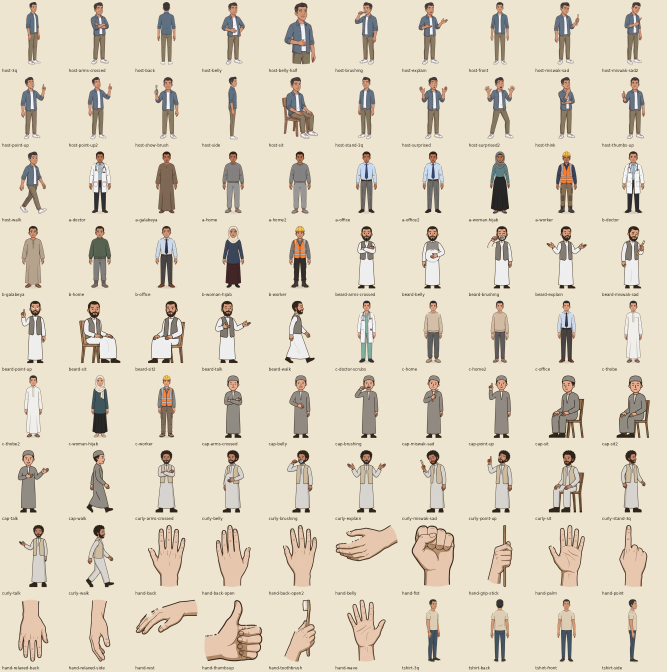
#> input picture videos/_templates/people/gemini/catalog.png, 2000 x 2016 px (shown at 1/3 size)
$ python cutout.py catalog.png catalog.png catalog.png
#> lines starting #> are read from the running program, lines starting #| are printed output that depends on the picture; after the words box and inside, x2 and y2 are one past the last pixel; in counts of white or black regions, pixels touching at a corner belong together
"""Cut every figure out of a Gemini character sheet (cream background) into a transparent PNG.
usage: python3 cutout.py sheet.jpg outdir prefix
Background = flood fill from the border over pixels close to the sheet's cream; long thin guide / ground lines removed;
enclosed cream gaps (between an arm and the body) made transparent too; white clothes are kept (they differ from cream)."""
import sys, os, numpy as np
from PIL import Image
from scipy import ndimage as nd
src, out, pre = sys.argv[1], sys.argv[2], sys.argv[3]
im = np.asarray(Image.open(src).convert("RGB")).astype(float); H, W, _ = im.shape
#> after `H, W, _ = im.shape`: H = 2016; W = 2000
bg = np.median(np.concatenate([im[:8].reshape(-1, 3), im[-8:].reshape(-1, 3), im[:, :8].reshape(-1, 3), im[:, -8:].reshape(-1, 3)]), 0)
#> bg = [238, 229, 208]
d = np.sqrt(((im - bg) ** 2).sum(2))
near = d < float(os.environ.get("NEAR", "34"))
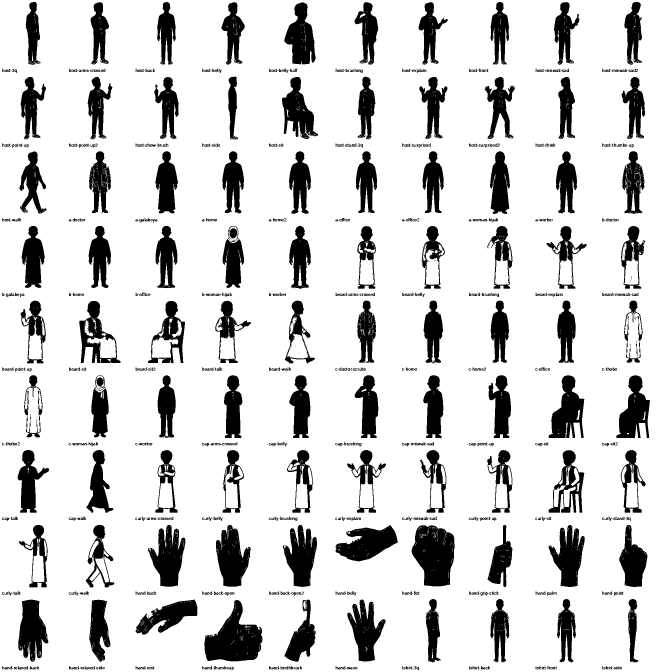
#> near: shape (2016, 2000) bool (shown at 1/3 size); 83.2% white; 963 black regions (265 under 20 px), largest, box (x1, y1, x2, y2) and area: (613, 1800, 787, 1984) 18195, (1235, 1576, 1364, 1759) 17604, (648, 1575, 752, 1760) 12113
# thin horizontal lines (guides, ground lines): rows where a dark-ish run spans most of the width; erase pixels whose vertical run is short
lines = np.zeros_like(near)
for y in range(H):
    row = ~near[y]
    if row.mean() > .45:
        lines[y] = row
#> lines: shape (2016, 2000) bool; every value is 0
v = (~near).astype(int); run = np.zeros_like(v)
for y in range(H): run[y] = (run[y - 1] + 1) * v[y] if y else v[y]
#> run: shape (2016, 2000) int64; 189 distinct labels, from 0 to 188
# vertical extent of each non-bg pixel's column segment
up = run.copy(); dn = np.zeros_like(v)
for y in range(H - 1, -1, -1): dn[y] = (dn[y + 1] + 1) * v[y] if y < H - 1 else v[y]
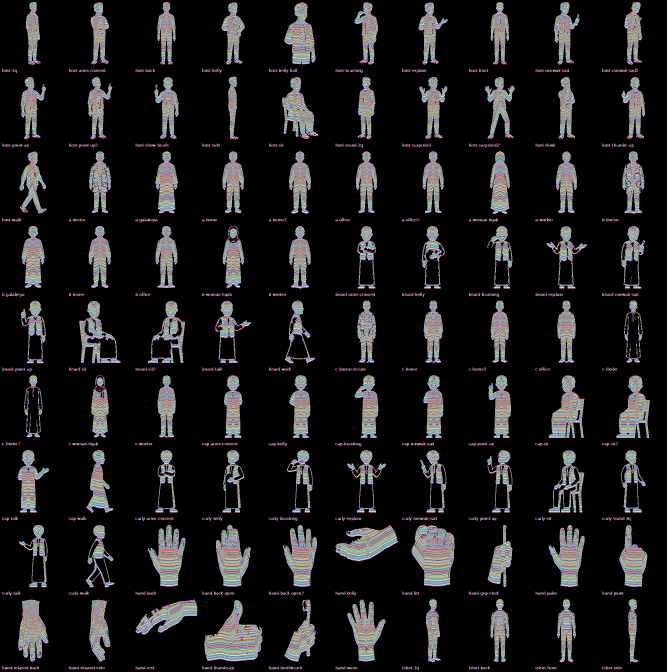
#> dn: shape (2016, 2000) int64 (shown at 1/3 size); 189 distinct labels, from 0 to 188; one colour per label, 0 black
ext = up + dn - 1
#> ext: shape (2016, 2000) int64; 189 distinct labels, from -1 to 188
near = near | (lines & (ext <= int(os.environ.get("LINEW", "9"))))
lab, n = nd.label(near)
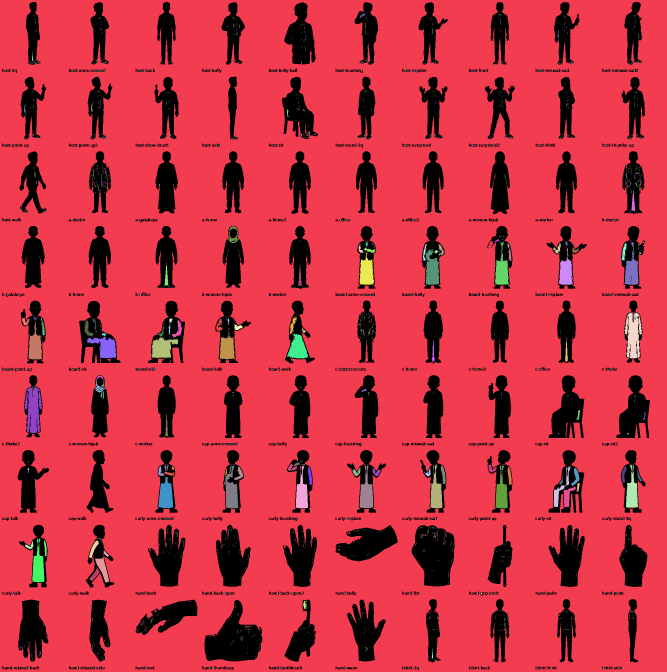
#> lab: shape (2016, 2000) int32 (shown at 1/3 size); 3668 distinct labels, from 0 to 3667; one colour per label, 0 black
#> n = 3667
border = set(np.unique(np.concatenate([lab[0], lab[-1], lab[:, 0], lab[:, -1]]))) - {0}
#> border = 1 item
bgmask = np.isin(lab, list(border))
#> bgmask: shape (2016, 2000) bool; 80.9% white; 909 black regions (214 under 20 px), largest, box (x1, y1, x2, y2) and area: (613, 1800, 787, 1984) 18409, (1235, 1576, 1364, 1759) 17965, (238, 903, 362, 1089) 12329
# enclosed cream holes: tight colour match and big enough
tight = d < 16; hl, hn = nd.label(tight & ~bgmask)
#> after `tight = d < 16`: tight: shape (2016, 2000) bool; 80.9% white; 891 black regions (196 under 20 px), largest, box (x1, y1, x2, y2) and area: (613, 1800, 787, 1984) 18579, (1235, 1576, 1364, 1760) 18043, (237, 903, 362, 1089) 12392
#> after `hl, hn = nd.label(tight & ~bgmask)`:
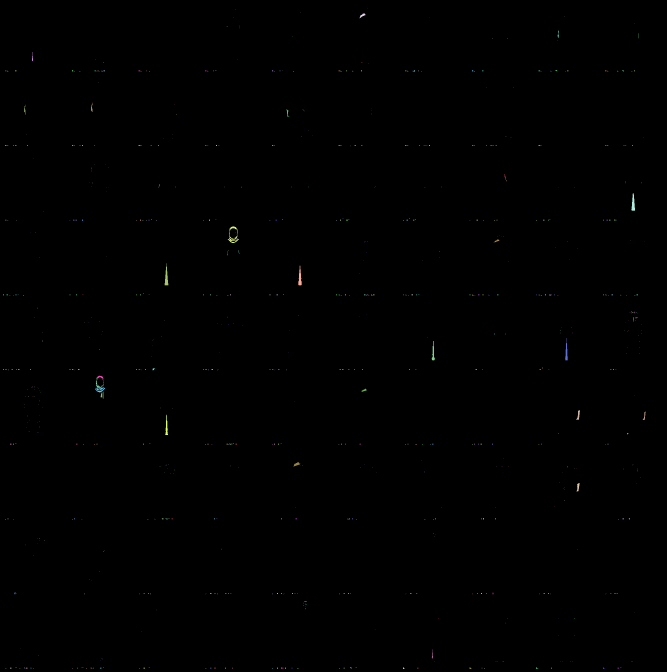
#> hl: shape (2016, 2000) int32 (shown at 1/3 size); 821 distinct labels, from 0 to 820; one colour per label, 0 black
#> after `hl, hn = nd.label(tight & ~bgmask)`: hn = 820
sizes = nd.sum(np.ones_like(hl), hl, range(1, hn + 1))
#> sizes = 820 values, max 407 at index 243, min 1 at index 0, mean 8.36
for k, s in enumerate(sizes, 1):
    if s > 400: bgmask |= hl == k
#> this loop made 820 passes
#> s on passes 1 to 3: 1, 1, 1
fg = ~bgmask
fg = nd.binary_opening(fg, iterations=1)
#> fg: shape (2016, 2000) bool; 18.7% white; 781 white regions (354 under 20 px), largest, box (x1, y1, x2, y2) and area: (613, 1800, 787, 1984) 18374, (1235, 1576, 1364, 1759) 17963, (238, 903, 362, 1089) 12319
cl, cn = nd.label(nd.binary_dilation(fg, iterations=int(os.environ.get("DIL", "6"))))
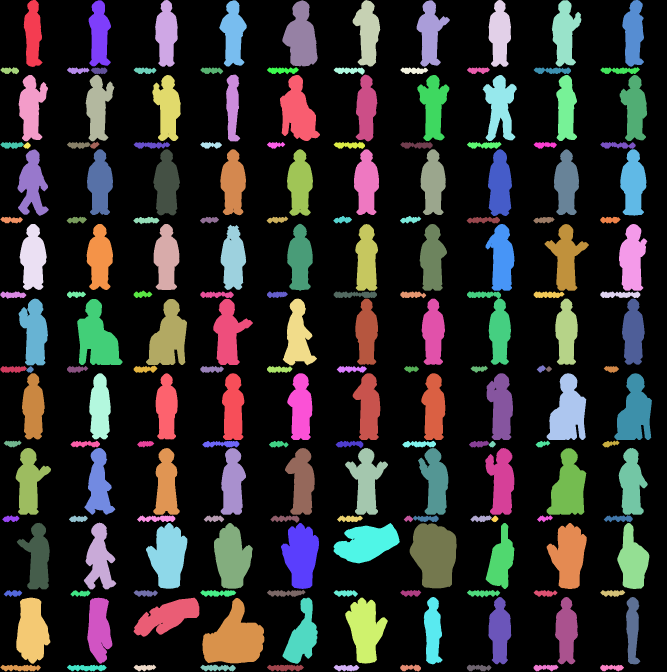
#> cl: shape (2016, 2000) int32 (shown at 1/3 size); 188 distinct labels, from 0 to 187; one colour per label, 0 black
#> cn = 187
objs = nd.find_objects(cl); k = 0
#> after `objs = nd.find_objects(cl)`: objs = 187 items
alpha = nd.gaussian_filter(fg.astype(float), .6)
os.makedirs(out, exist_ok=True); boxes = []
for j, sl in enumerate(objs, 1):
    if sl is None: continue
    h, w = sl[0].stop - sl[0].start, sl[1].stop - sl[1].start
    if h * w < (H * W) * float(os.environ.get("MINA", ".004")) or h < H * float(os.environ.get("MINH", ".05")): continue
    m = (cl[sl] == j) & fg[sl]
    a = (alpha[sl] * m * 255).clip(0, 255).astype(np.uint8)
    rgba = np.dstack([im[sl].astype(np.uint8), a])
    boxes.append((sl[0].start, sl[1].start, rgba, sl[0].stop, sl[1].stop))
#> this loop made 187 passes
#> (h, w) on passes 1 to 3: (201, 57), (200, 68), (200, 83)
#> after the loop, boxes = 49 items
boxes.sort(key=lambda b: (round(b[0] / (H * .12)), b[1]))
import json
meta = {}
for k, (y, x, rgba, y1, x1) in enumerate(boxes):
    Image.fromarray(rgba, "RGBA").save(os.path.join(out, "%s-%02d.png" % (pre, k))); meta["%s-%02d" % (pre, k)] = [int(x), int(y), int(x1), int(y1)]
#> this loop made 49 passes
#> (y, x, y1, x1) on passes 1 to 12: (1, 658, 200, 740), (1, 847, 199, 953), (0, 1058, 200, 1141), (1, 1250, 200, 1350), (0, 1655, 200, 1744), (225, 55, 424, 144), (224, 257, 424, 343), (225, 457, 423, 542), (225, 840, 423, 960), (225, 1252, 423, 1348), (225, 1448, 423, 1551), (225, 1859, 423, 1942)
#> pass 1, `Image.fromarray(rgba, 'RGBA').save(os.path.join(out, '%s-%02d.png' % (`:
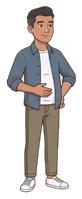
#> saved as catalog.png-00.png: PIL image 82x199 RGBA; mean R, G, B, A 197.3, 187.2, 172, 103.6; transparent parts drawn white
#> pass 2, `Image.fromarray(rgba, 'RGBA').save(os.path.join(out, '%s-%02d.png' % (`:
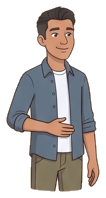
#> saved as catalog.png-01.png: PIL image 106x198 RGBA; mean R, G, B, A 184.7, 174.8, 162.4, 128.3; transparent parts drawn white
#> after the loop, meta = 49 items
json.dump(meta, open(os.path.join(out, pre + "-boxes.json"), "w"))
print(src, len(boxes))
#| catalog.png 49
